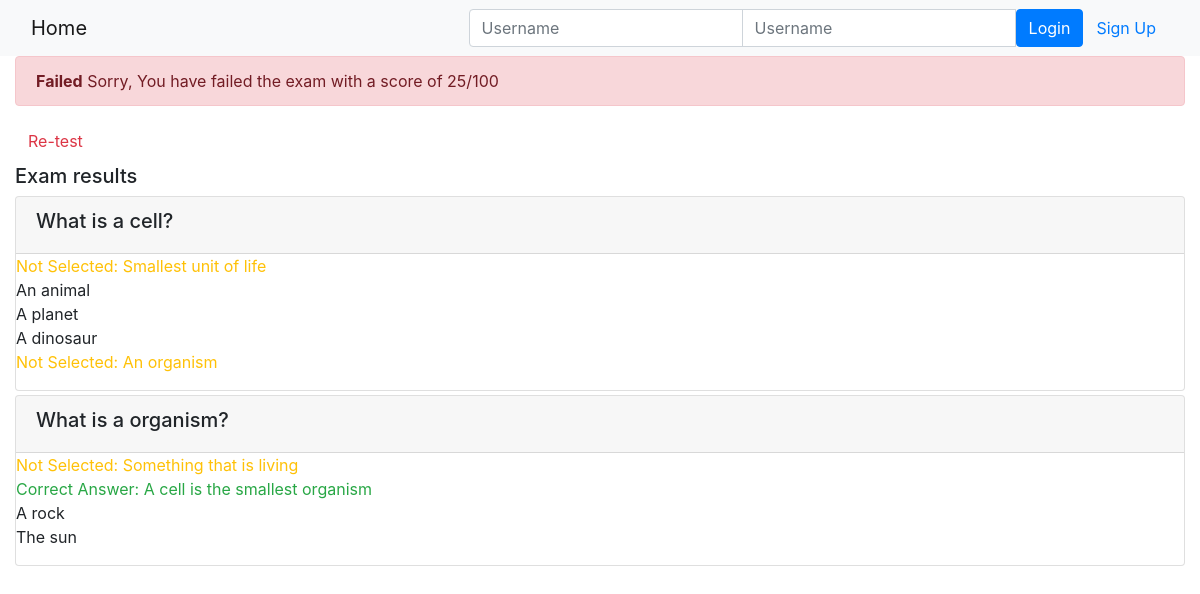
Page /onlinecourse/course/1/submission/1/result/ on the committed database.
### onlinecourse/models.py (models this page shows, shortened)
class Question(models.Model):
    course_id = models.ForeignKey(Course, on_delete=models.CASCADE)
    question_text = models.CharField(null=False, max_length=200, default="Type the question here.")
    grade = models.IntegerField(default=1)

class Choice(models.Model):
    question_id = models.ForeignKey(Question, on_delete=models.CASCADE)
    choice_text = models.CharField(null=False, max_length=200, default="Type the possible answer here.")
    is_correct = models.BooleanField(default=True)

### onlinecourse/views.py (the view)
# urls.py: path('course/<int:course_id>/submission/<int:submission_id>/result/', views.show_exam_result, name='show_exam_result'),
def show_exam_result(request, course_id, submission_id):
    context = {}
    course = get_object_or_404(Course, pk=course_id)
    submission = Submission.objects.get(id=submission_id)
    choices = submission.choices.all()
    total_score = 0
    possible_points = 0
    for questions in Question.objects.all():
        possible_points += questions.grade
    for choice in choices:
        if choice.is_correct:
            total_score += choice.question_id.grade
    total_score = int((total_score / possible_points) * 100)
    context['course'] = course
    context['grade'] = total_score
    context['choices'] = choices
    return render(request, 'onlinecourse/exam_result_bootstrap.html', context)

### onlinecourse/templates/onlinecourse/exam_result_bootstrap.html (shortened to what this page needs)
<!DOCTYPE html>
<html lang="en">
<head>
    {% load static %}
    <link rel="stylesheet" href="https://maxcdn.bootstrapcdn.com/bootstrap/4.5.2/css/bootstrap.min.css">
</head>
<body>
 <nav class="navbar navbar-light bg-light">
    <div class="container-fluid">
        <div class="navbar-header">
              <a class="navbar-brand" href="{% url 'onlinecourse:index' %}">Home</a>
        </div>
        <ul class="nav navbar-nav navbar-right">
            {% if user.is_authenticated %}
            <li>
                <a class="btn btn-link" href="#">{{ user.first_name }}({{ user.username }})</a>
                <a class="btn btn-link" href="{% url 'onlinecourse:logout' %}">Logout</a>
            </li>
            {% else %}
            <li>
                <form class="form-inline" action="{% url 'onlinecourse:login' %}" method="post">
                    <div class="input-group">
                        <input type="text" class="form-control" placeholder="Username" name="username" >
                        <input type="password" class="form-control" placeholder="Username" name="psw" >
                        <button class="btn btn-primary" type="submit">Login</button>
                        <a class="btn btn-link" href="{% url 'onlinecourse:registration' %}">Sign Up</a>
                    </div>
                </form>
            </li>
            {% endif %}
        </ul>
    </div>
</nav>
<div class="container-fluid">
    {% if grade > 80 %}
    <div class="alert alert-success">
       <b>Congratulations</b>, {{ user.first_name }} You have passed the exam and completed the course with a score of {{grade}}/100
    </div>
        {% else %}
        <div class="alert alert-danger">
            <b>Failed</b> Sorry, {{ user.first_name }} You have failed the exam with a score of {{grade}}/100
        </div>
        <a class="btn btn-link text-danger" href="{% url 'onlinecourse:course_details' course.id %}">Re-test</a>
        {% endif %}
        <div class="card-columns-vertical mt-1">
        <h5 class="">Exam results</h5>
            {% for question in course.question_set.all %}
                <div class="card mt-1">
                    <div class="card-header"><h5>{{ question.question_text }}</h5></div>
                    <div class="form-group">
                        {% for option in question.choice_set.all %}
                            <div>
                                {% if option.is_correct == True%}
                                    {% if option in choices %}
                                        <div class=text-success>
                                            Correct Answer: {{ option.choice_text }}
                                        </div>
                                    {% elif option.is_correct == True %}
                                    <div class=text-warning>
                                        Not Selected: {{ option.choice_text }}
                                    </div>
                                    {% endif %}
                                {% else %}
                                    {{ option.choice_text }}
                                {% endif %}
                            </div>
                        {% endfor %}
                    </div>
                </div>
            {% endfor %}
        </div>
    </div>
</body>
</html>

### rows in the picture
Question: question_text "What is a cell?"
Choice: choice_text "Smallest unit of life"
Choice: choice_text "An animal"
Choice: choice_text "A planet"
Choice: choice_text "A dinosaur"
Choice: choice_text "An organism"
Question: question_text "What is a organism?"
Choice: choice_text "Something that is living"
Choice: choice_text "A cell is the smallest organism"
Choice: choice_text "A rock"
Choice: choice_text "The sun"

### other values in the picture
{{ grade }} "25"
